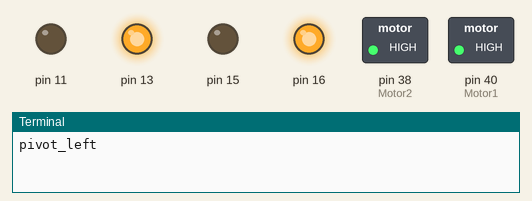
Recording of a program running on a simulated Raspberry Pi (header pin numbers). Parts: switched loads named in the program (green lamp = pin HIGH), output pins drawn as LEDs (lit = HIGH), the last lines printed to the terminal. At 6.0 s the program stops and its outputs stay as they are.

Above: at 0.1 s.
At 1.1 s:
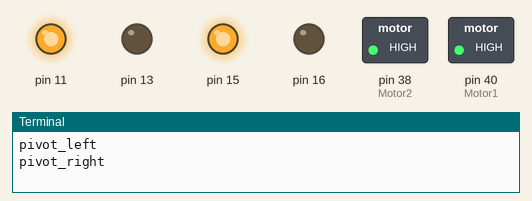
At 2.1 s:
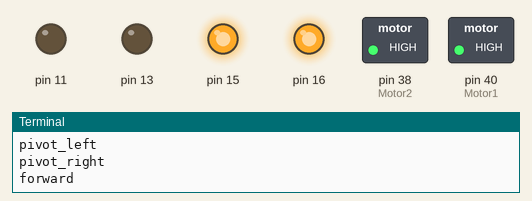
At 3.1 s:
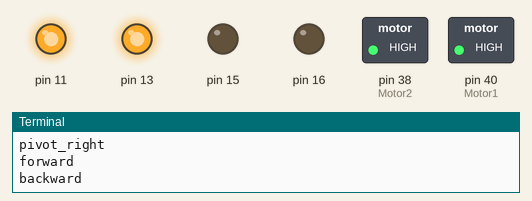
At 4.1 s:
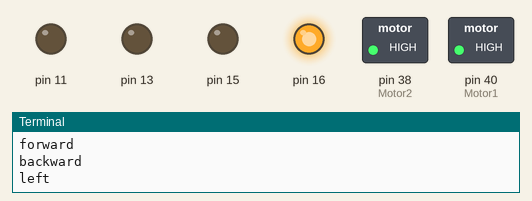
At 6.1 s:
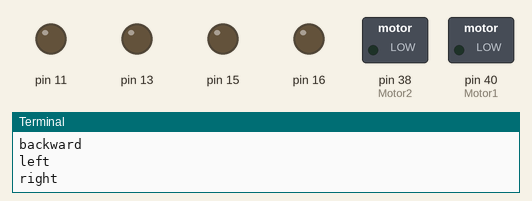
Timing chart, 0 to 7.5 s (numbered marks = the images above):
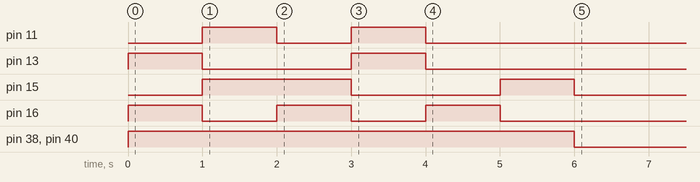

Measured:
- by itself, pin 11: alternates HIGH for 1.0 s and LOW for 1.0 s, 4 changes in all, then stays LOW
- by itself, pin 13: alternates HIGH for 1.0 s and LOW for 2.0 s, 4 changes in all, then stays LOW
- by itself, pin 15: LOW → HIGH at 1.0 s, → LOW 2.0 s later, → HIGH 2.0 s later, → LOW 1.0 s later
- by itself, pin 16: alternates HIGH for 1.0 s and LOW for 1.0 s, 6 changes in all, then stays LOW
- by itself, pin 38 (Motor2), pin 40 (Motor1): LOW → HIGH at 0.00 s, → LOW 6.0 s later

The program:

motor.py
```python
#!/usr/bin/python
import RPi.GPIO as GPIO
from time import sleep

GPIO.setmode(GPIO.BOARD)

GPIO.setup(16, GPIO.OUT)  # N4 right forward
GPIO.setup(11, GPIO.OUT)  # N3 right back
GPIO.setup(40, GPIO.OUT)  # PWM right
GPIO.setup(13, GPIO.OUT)  # N2 left back
GPIO.setup(15, GPIO.OUT)  # N1 left forward
GPIO.setup(38, GPIO.OUT)  # PWM left

Motor1 = GPIO.PWM(40, 50)
Motor1.start(0)
Motor2 = GPIO.PWM(38, 50)
Motor2.start(0)

def forward(speed):
    GPIO.output(16, True)
    GPIO.output(11, False)
    GPIO.output(15, True)
    GPIO.output(13, False)
    Motor1.ChangeDutyCycle(speed)
    Motor2.ChangeDutyCycle(speed)
    print 'forward'
def backward(speed):
    GPIO.output(16, False)
    GPIO.output(11, True)
    GPIO.output(15, False)
    GPIO.output(13, True)
    Motor1.ChangeDutyCycle(speed)
    Motor2.ChangeDutyCycle(speed)
    print 'backward'
def left(speed):
    GPIO.output(16, True)
    GPIO.output(11, False)
    GPIO.output(15, False)
    GPIO.output(13, False)
    Motor1.ChangeDutyCycle(speed)
    Motor2.ChangeDutyCycle(speed)
    print 'left'
def right(speed):
    GPIO.output(16, False)
    GPIO.output(11, False)
    GPIO.output(15, True)
    GPIO.output(13, False)
    Motor1.ChangeDutyCycle(speed)
    Motor2.ChangeDutyCycle(speed)
    print 'right'
def pivot_left(speed):
    GPIO.output(16, True)
    GPIO.output(11, False)
    GPIO.output(15, False)
    GPIO.output(13, True)
    Motor1.ChangeDutyCycle(speed)
    Motor2.ChangeDutyCycle(speed)
    print 'pivot_left'
def pivot_right(speed):
    GPIO.output(16, False)
    GPIO.output(11, True)
    GPIO.output(15, True)
    GPIO.output(13, False)
    Motor1.ChangeDutyCycle(speed)
    Motor2.ChangeDutyCycle(speed)
    print 'pivot_right'


def stop():
    Motor1.ChangeDutyCycle(0)
    Motor2.ChangeDutyCycle(0)
    GPIO.cleanup()


pivot_left(100)
sleep(1)
pivot_right(100)
sleep(1)
forward(100)
sleep(1)
backward(100)
sleep(1)
left(100)
sleep(1)
right(100)
sleep(1)
stop()
```
